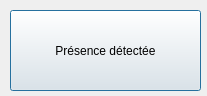
<?xml version="1.0" encoding="UTF-8"?>
<ui version="4.0">
 <class>Detecteur</class>
 <widget class="QDialog" name="Detecteur">
  <property name="geometry">
   <rect>
    <x>0</x>
    <y>0</y>
    <width>207</width>
    <height>96</height>
   </rect>
  </property>
  <property name="windowTitle">
   <string>Dialog</string>
  </property>
  <widget class="QPushButton" name="pushButtonIntrus">
   <property name="geometry">
    <rect>
     <x>10</x>
     <y>10</y>
     <width>191</width>
     <height>81</height>
    </rect>
   </property>
   <property name="text">
    <string>Présence détectée</string>
   </property>
  </widget>
 </widget>
 <resources/>
 <connections/>
</ui>
